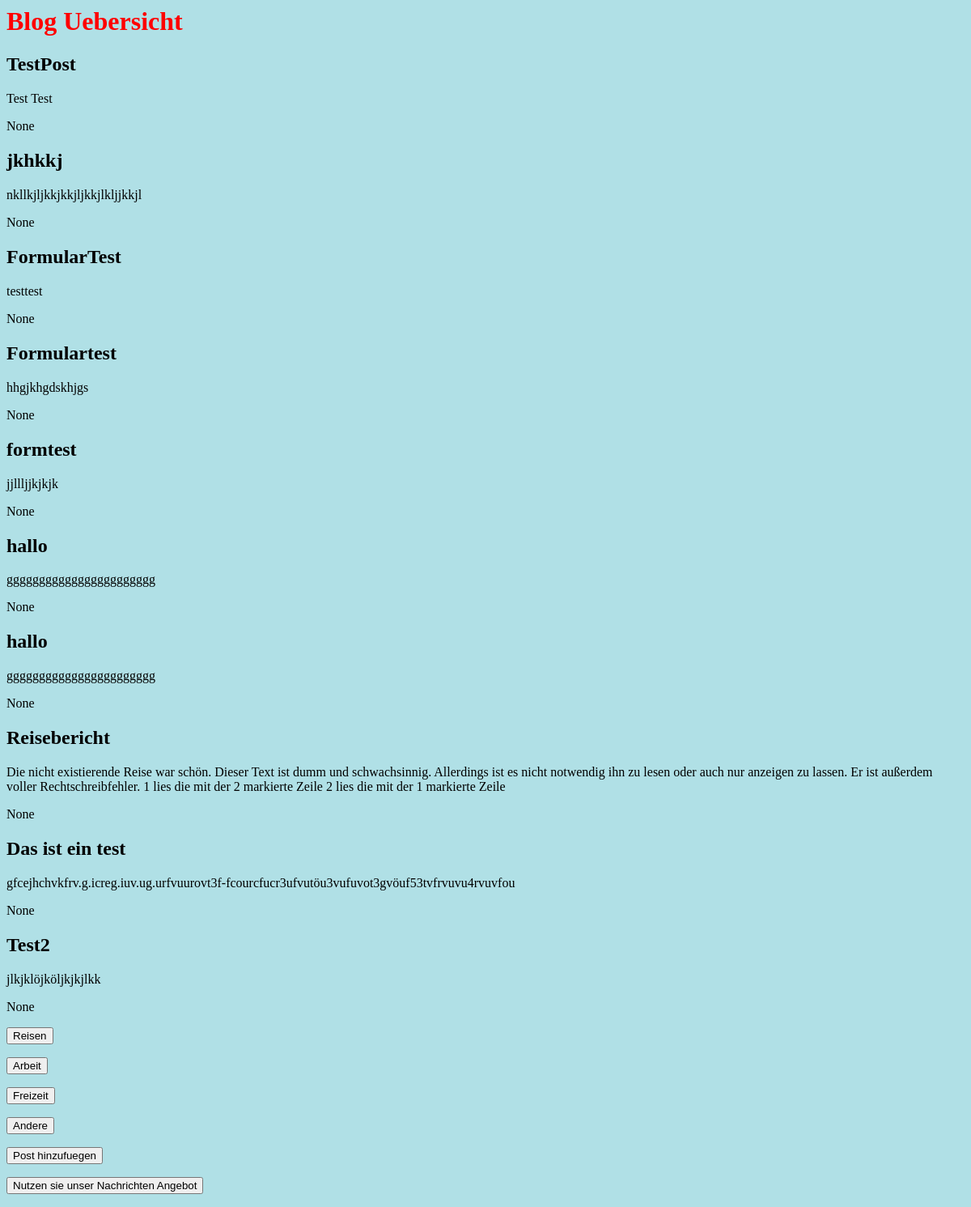
The app's page /Blog/, older data.
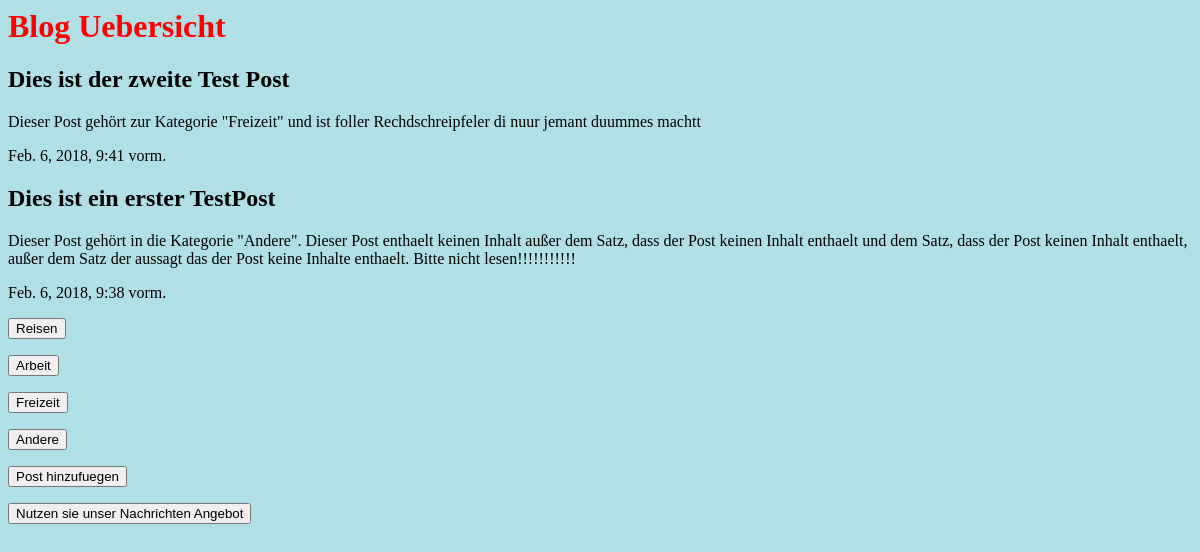
The same page, newer data.
### Blog/models.py (models this page shows)
class Post(models.Model):
    Categorys = (
        ('Reisen','Reisen'),
        ('Arbeit','Arbeit'),
        ('Freizeit','Freizeit'),
        ('Andere','Andere'),
    )
    title = models.CharField(max_length=200)
    text = models.TextField()
    category = models.CharField(max_length=200, choices=Categorys, default='Andere')
    created_date = models.DateTimeField(
            default=timezone.now)

### Blog/views.py (the view)
# urls.py: path('', views.index, name='index'),
def index(request):
    art = Post.objects.order_by('-created_date')
    return render(request, 'Blog/Bltemp.html',{
        'art':art
    })

### Blog/templates/Blog/Bltemp.html (shortened to what this page needs)
<html>
<head>
</head>
<body style="background-color:powderblue;">
<div>
<h1><font color="red">Blog Uebersicht</font></h1>
</div>
<div>
{% block content %}
    {% for art in art %}
    <h2>{{ art.title }}</h2>
    <p>{{ art.text }}</p>
<p>{{ art.created_date }}<p>
    {% endfor %}
</div>
<div>
<form action="../Blog/Reisen">
    <input type="submit" value="Reisen">
</form>
<form action="../Blog/Arbeit">
    <input type="submit" value="Arbeit">
</form>
<form action="../Blog/Freizeit">
    <input type="submit" value="Freizeit">
</form>
<form action="../Blog/Andere">
    <input type="submit" value="Andere">
</form>
<form action="../Blog/new">
    <input type="submit" value="Post hinzufuegen">
</form>
<form action="../Blog/Nachricht">
    <input type="submit" value="Nutzen sie unser Nachrichten Angebot">
</form>
{% endblock content %}
</div>
</body>
</html>

Row changes from the older to the newer data that the page shows:
removed Post: title "TestPost", text "Test Test", created_date "None"
removed Post: title "jkhkkj", text "nkllkjljkkjkkjljkkjlkljjkkjl", created_date "None"
removed Post: title "FormularTest", text "testtest", created_date "None"
removed Post: title "Formulartest", text "hhgjkhgdskhjgs", created_date "None"
removed Post: title "formtest", text "jjllljjkjkjk", created_date "None"
removed Post: title "hallo", text "ggggggggggggggggggggggg", created_date "None"
removed Post: title "hallo", text "ggggggggggggggggggggggg", created_date "None"
removed Post: title "Reisebericht", text "Die nicht existierende Reise war schön. Dieser Text ist dumm und schwachsinnig. Allerdings ist es nicht notwendig ihn zu lesen oder auch nur anzeigen zu lassen. Er ist außerdem voller Rechtschreibfehler. 1 lies die mit der 2 markierte Zeile 2 lies die mit der 1 markierte Zeile", created_date "None"
removed Post: title "Das ist ein test", text "gfcejhchvkfrv.g.icreg.iuv.ug.urfvuurovt3f-fcourcfucr3ufvutöu3vufuvot3gvöuf53tvfrvuvu4rvuvfou", created_date "None"
removed Post: title "Test2", text "jlkjklöjköljkjkjlkk", created_date "None"
added Post: title "Dies ist der zweite Test Post", text "Dieser Post gehört zur Kategorie \"Freizeit\" und ist foller Rechdschreipfeler di nuur jemant duummes machtt", created_date "Feb. 6, 2018, 9:41 vorm."
added Post: title "Dies ist ein erster TestPost", text "Dieser Post gehört in die Kategorie \"Andere\". Dieser Post enthaelt keinen Inhalt außer dem Satz, dass der Post keinen Inhalt enthaelt und dem Satz, dass der Post keinen Inhalt enthaelt, außer dem Satz der aussagt das der Post keine Inhalte enthaelt. Bitte nicht lesen!!!!!!!!!!!", created_date "Feb. 6, 2018, 9:38 vorm."
